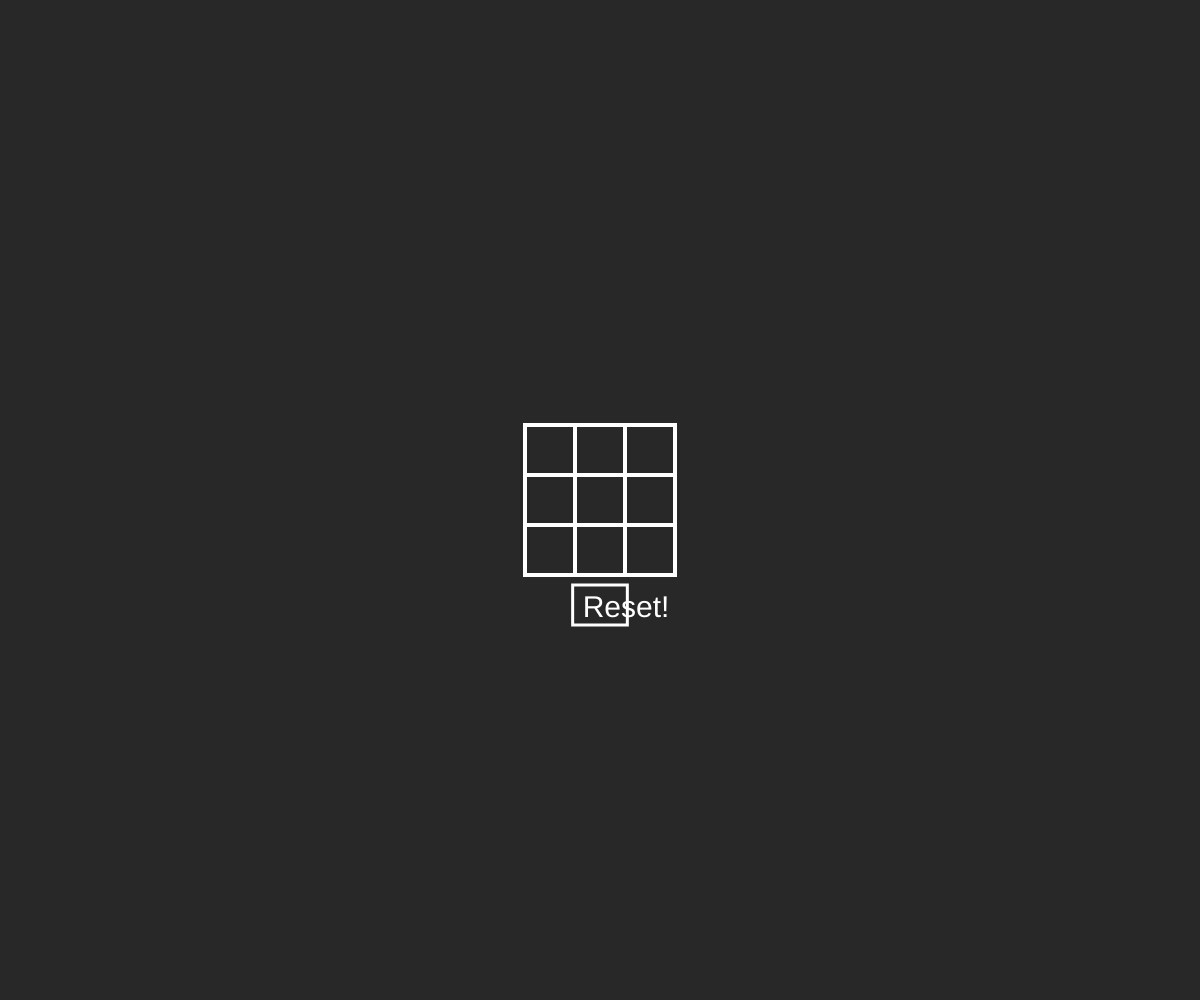
Frame 1 (no input)
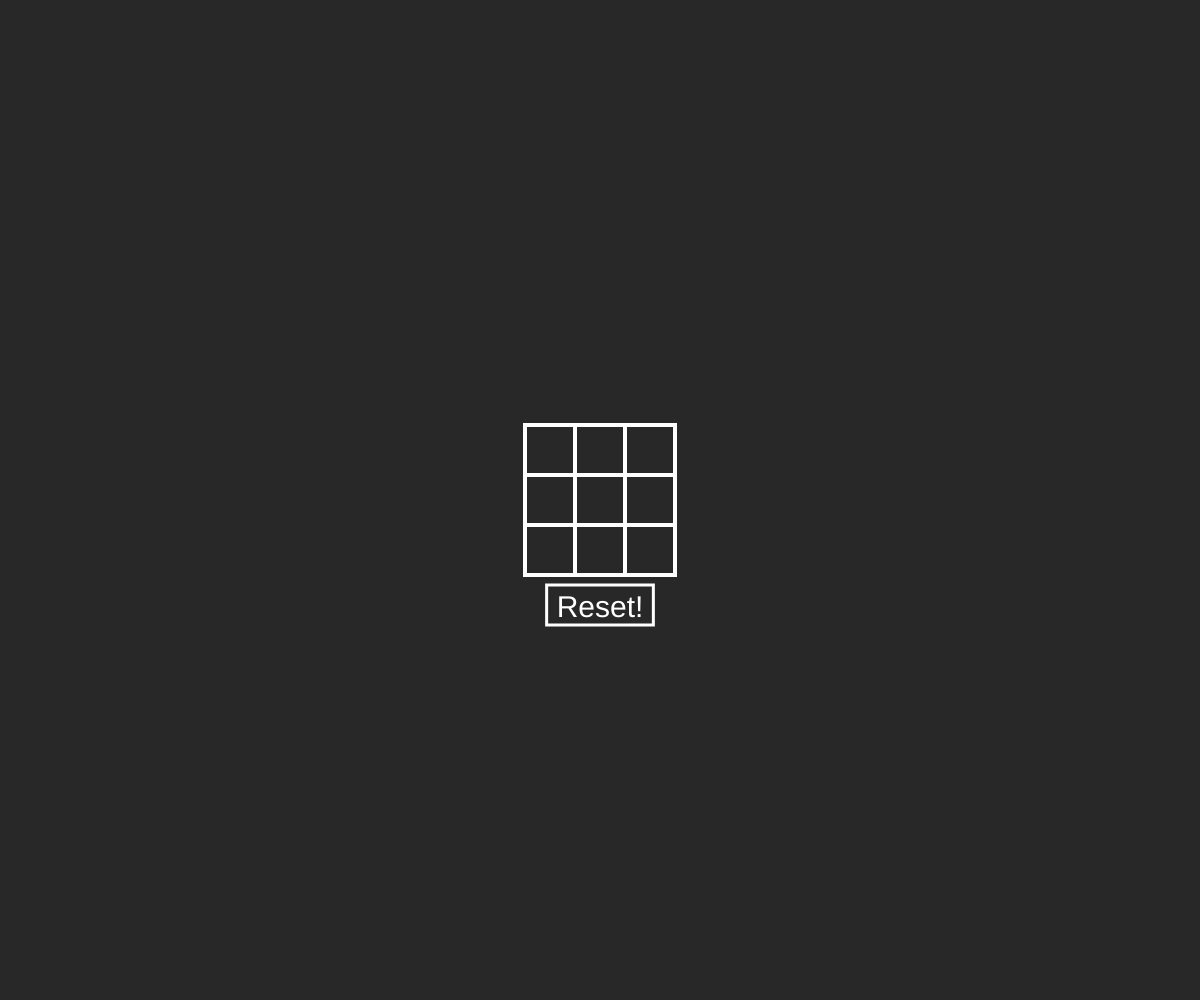
Frame 60 (no input)
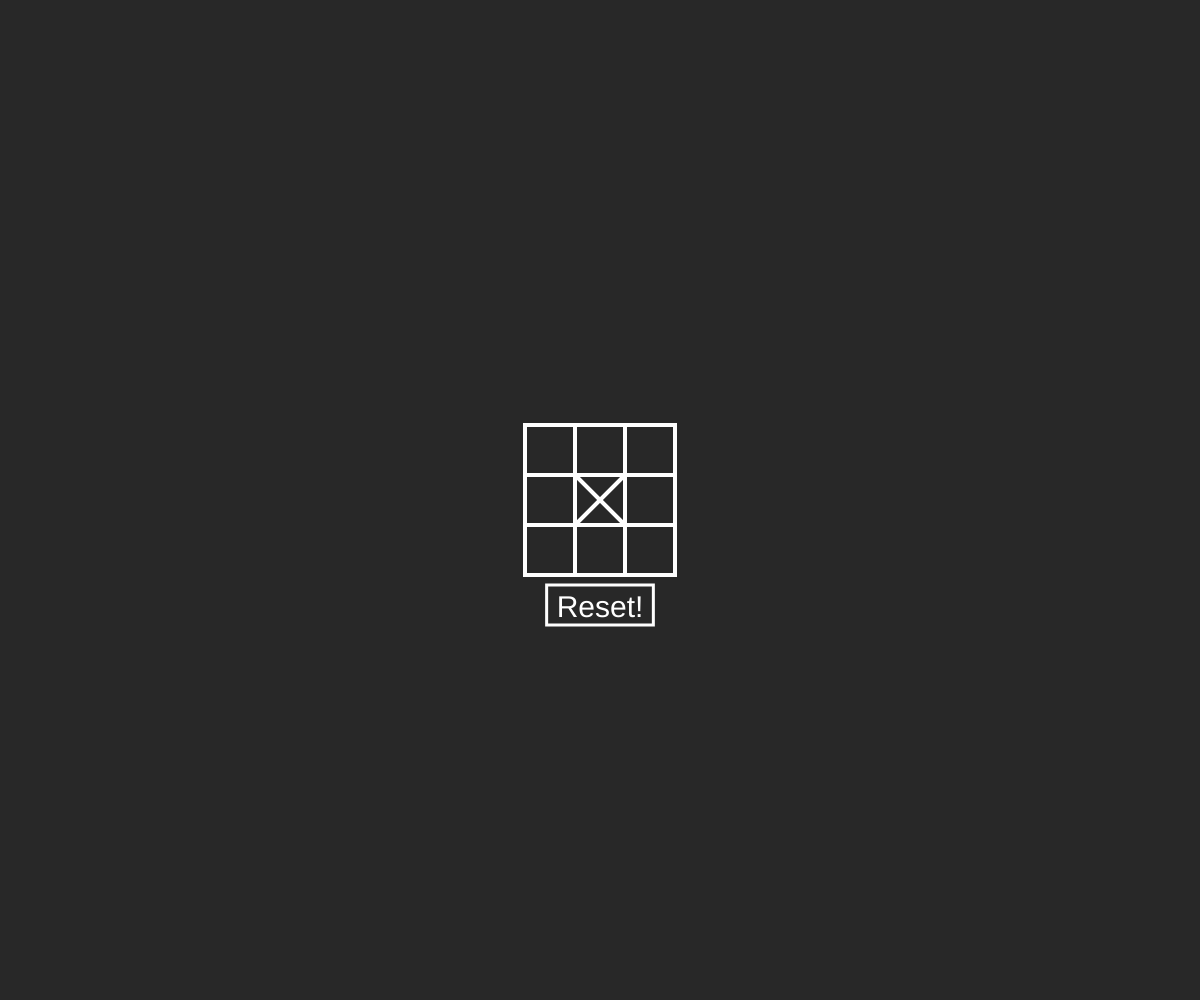
Frame 120 (the mouse pressed at the canvas centre since frame 60)

The p5.js sketch that drew these frames (run headless with seeded random() and noise() and a simulated clock; from frame 60 on, the mouse is pressed at the canvas centre):

// p5.js sketch
// ── sketch.js
var game;

function setup(){
	createCanvas(windowWidth, windowHeight);
	game = new Game();
	game.init();
	//game.store();
}

function draw(){
	background(40);
	game.render();
}

function mousePressed() {
	game.ttt.mousePressed(mouseX, mouseY);
	game.ttt.resetButton.click();
}
function mouseReleased(){
	game.ttt.resetButton.clearClickEffect();
}
// ── button.js
function Button(x, y, t, f){
	this.tempX = x;
	this.x = 0;
	this.y = y;
	this.t = t;
	this.fSize = 30;
	this.w = 0;
	this.h = this.fSize + 10;
	this.isHover = false;
	this.isClick = false;
	this.game = f;
	
	this.hover = function(){
		if(mouseX > this.x && mouseX < this.x + this.w){
			if(mouseY > this.y && mouseY < this.y + this.h){
				this.isHover = true;
			}else{
				this.isHover = false;				
			}
		}else{
			this.isHover = false;
		}
	}
	
	this.click = function(){
	
		if(this.isHover){
			this.game.reset();
			this.isClick = true;
		}
		
	}
	
	this.clearClickEffect = function(){
		this.isClick = false;
	}
	this.render = function(){
		this.w = textWidth( t ) + 20;
		this.x = this.tempX - (this.w/2);
		this.hover();
		if(this.isHover && !this.isClick){
			fill(255);
			stroke(255);
			strokeWeight(3);
			rect(this.x, this.y, this.w, this.h);
			fill(40);
			noStroke();
			textSize(this.fSize);
			text(this.t, this.x+10, this.y + this.fSize + 2);	
		}else if(this.isClick){
			noFill();
			stroke(255);
			strokeWeight(3);
			rect(this.x, this.y, this.w, this.h);
			fill(255);
			noStroke();
			textSize(this.fSize);
			text(this.t, this.x+10, this.y + this.fSize + 2);
		}else{
			noFill();
			stroke(255);
			strokeWeight(3);
			rect(this.x, this.y, this.w, this.h);
			fill(255);
			noStroke();
			textSize(this.fSize);
			text(this.t, this.x+10, this.y + this.fSize + 2);
		}
	
		
	}
	
	
}
// ── game.js
function Game(){
	this.grid = [];
	this.ttt 
	this.init = function(){
		for(var i = 0; i < 9; i++){
			this.grid.push(0);
		}
		this.ttt = new ttt(this.grid);
		console.log(this.grid);
	}
	
	this.load = function(){
				
	}
	
	this.store = function(){	
			
	}
	
	this.render = function(){
		this.ttt.render();
	}
}
// ── ttt.js
function ttt(grid){
	this.grid = grid;
	this.gridDisp = [];
	this.turnCount = 0;
	this.winStates = [[0,1,2],[3,4,5],[6,7,8],[0,3,6],[1,4,7],[2,5,8],[0,4,8],[2,4,6]];
	this.xWins = false;
	this.oWins = false;
	this.tie = false;
	this.gameOver = 0;
	var r = this.reset;
	this.resetButton = new Button(windowWidth/2,windowHeight/2+85,"Reset!", this);
	
	this.turn = function(pos){
		if(pos > 9 || pos < 0)
		{
			//this should never happen!
		}
		else
		{
			if(this.turnCount % 2 == 0){
				if(this.grid[pos] == 0){
					this.grid[pos] = 2;
					this.turnCount++;
				}
			}
			else{
				if(this.grid[pos] == 0){
					this.grid[pos] = 1;
					this.turnCount++;
				}
			}
		}
	}
	
	this.reset = function(){
		for(var i = 0; i < this.grid.length; i++)
		{
			this.grid[i] = 0;
		}
		this.gameOver = 0;
		this.turnCount = 0;
		this.xWins = false;
		this.oWins = false;
		this.tie = false;
	}
	
	this.render = function(){
		this.resetButton.render();
		strokeWeight(4);
		noFill();
		stroke(255);
		var k = 0;
		if(this.gridDisp.length == 0){
			for(var i = 0; i < this.grid.length; i++){
				if(i % 3 == 0 && i != 0)
				{
					k += 1;
				}
				r = rect((i%3)*50+windowWidth/2-75,k*50+windowHeight/2-75,50,50);
				this.gridDisp[i]= [(i%3)*50+windowWidth/2-75,k*50+windowHeight/2-75,50] ;
			}
		}
		k = 0;
		for(var i = 0; i < this.grid.length; i++){
			if(i % 3 == 0 && i != 0)
			{
				k += 1;
			}
			rect((i%3)*50+windowWidth/2-75,k*50+windowHeight/2-75,50,50);
			var r = this.gridDisp[i];
			if(this.grid[i] == 1){
				ellipse(r[0]+r[2]/2, r[1]+r[2]/2,40,40);
			}else if(this.grid[i] == 2){
				line(r[0], r[1], r[0]+r[2], r[1]+r[2]);
				line(r[0]+r[2], r[1],r[0], r[1]+r[2]);
			}else{
				//do nothing
			}
		}
		if(this.xWins){
			noStroke();
			fill(255);
			text("X Wins!", windowWidth/2 - textWidth("X Wins!")/2, windowHeight/2-85);
		}else if(this.oWins){
			noStroke();
			fill(255);
			text("O Wins!", windowWidth/2 - textWidth("O Wins!")/2, windowHeight/2-85);
		}else if(this.tie){
			noStroke();
			fill(255);
			text("Tie!", windowWidth/2 - textWidth("Tie!")/2, windowHeight/2-85);
		}else{
			//do nothing!
		}
		
		
		
	}
	
	this.checkWin = function(){
		for(var i = 0; i < this.winStates.length; i++){
			var c1 = this.winStates[i][0];
			var c2 = this.winStates[i][1];
			var c3 = this.winStates[i][2];
			
			if(this.grid[c1] == 1 && this.grid[c2] == 1 && this.grid[c3] == 1){
				//console.log("O Wins");
				//console.log("Game Over");
				this.oWins = true;
				this.gameOver = 1;
			
			}else if(this.grid[c1] == 2 && this.grid[c2] == 2 && this.grid[c3] == 2){
				//console.log("X Wins");
				//console.log("Game Over");
				this.xWins = true;
				this.gameOver = 1;
			
			}else{
				if(this.turnCount > 8){
					//console.log("Cats Game!");
					//console.log("Game Over");
					this.tie = true;
				}
				//do nothing
			}
		}
	}
	
	this.takeTurn = function(x, y){
		if(this.gameOver == 0){
			for(var i = 0; i < this.gridDisp.length; i++){
				var r = this.gridDisp[i];
				if(x > r[0] && x < r[0]+r[2]){
					if(y > r[1] && y < r[1]+r[2]){
						this.turn(i);
					}
					else{
						//do nothing
					}
				}
				else{
					//do nothing
				}
			}
		this.checkWin();
		}else{
			//console.log("Game Over");
		}
	}
	
	this.mousePressed = function(x, y){
		this.takeTurn(x, y);
		
	}	
}
